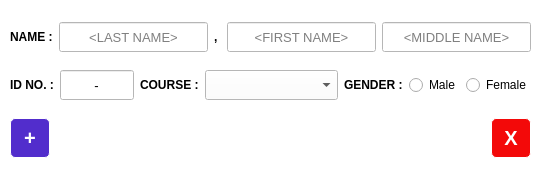
<?xml version="1.0" encoding="UTF-8"?>
<ui version="4.0">
 <class>UIAddEditStudent</class>
 <widget class="QWidget" name="UIAddEditStudent">
  <property name="geometry">
   <rect>
    <x>0</x>
    <y>0</y>
    <width>551</width>
    <height>193</height>
   </rect>
  </property>
  <property name="windowTitle">
   <string>Add Student</string>
  </property>
  <property name="styleSheet">
   <string notr="true">background-color: white;</string>
  </property>
  <widget class="QWidget" name="verticalLayoutWidget">
   <property name="geometry">
    <rect>
     <x>10</x>
     <y>10</y>
     <width>521</width>
     <height>161</height>
    </rect>
   </property>
   <layout class="QVBoxLayout" name="verticalLayout">
    <item>
     <layout class="QHBoxLayout" name="horizontalLayout">
      <item>
       <widget class="QLabel" name="lblName">
        <property name="font">
         <font>
          <family>Segoe UI</family>
         </font>
        </property>
        <property name="text">
         <string>&lt;html&gt;&lt;head/&gt;&lt;body&gt;&lt;p&gt;&lt;span style=&quot; font-weight:600;&quot;&gt;NAME :&lt;/span&gt;&lt;/p&gt;&lt;/body&gt;&lt;/html&gt;</string>
        </property>
        <property name="textFormat">
         <enum>Qt::RichText</enum>
        </property>
       </widget>
      </item>
      <item>
       <widget class="QLineEdit" name="txtLName">
        <property name="minimumSize">
         <size>
          <width>0</width>
          <height>30</height>
         </size>
        </property>
        <property name="maximumSize">
         <size>
          <width>200</width>
          <height>16777215</height>
         </size>
        </property>
        <property name="font">
         <font>
          <family>Segoe UI</family>
          <pointsize>10</pointsize>
          <weight>50</weight>
          <bold>false</bold>
         </font>
        </property>
        <property name="inputMask">
         <string/>
        </property>
        <property name="text">
         <string/>
        </property>
        <property name="maxLength">
         <number>32767</number>
        </property>
        <property name="frame">
         <bool>true</bool>
        </property>
        <property name="alignment">
         <set>Qt::AlignCenter</set>
        </property>
        <property name="placeholderText">
         <string>&lt;LAST NAME&gt;</string>
        </property>
       </widget>
      </item>
      <item>
       <widget class="QLabel" name="label_2">
        <property name="font">
         <font>
          <family>Segoe UI</family>
         </font>
        </property>
        <property name="text">
         <string>&lt;html&gt;&lt;head/&gt;&lt;body&gt;&lt;p&gt;&lt;span style=&quot; font-weight:600;&quot;&gt;, &lt;/span&gt;&lt;/p&gt;&lt;/body&gt;&lt;/html&gt;</string>
        </property>
        <property name="textFormat">
         <enum>Qt::RichText</enum>
        </property>
       </widget>
      </item>
      <item>
       <widget class="QLineEdit" name="txtFName">
        <property name="minimumSize">
         <size>
          <width>0</width>
          <height>30</height>
         </size>
        </property>
        <property name="maximumSize">
         <size>
          <width>200</width>
          <height>16777215</height>
         </size>
        </property>
        <property name="font">
         <font>
          <family>Segoe UI</family>
          <pointsize>10</pointsize>
          <weight>50</weight>
          <bold>false</bold>
         </font>
        </property>
        <property name="inputMask">
         <string/>
        </property>
        <property name="text">
         <string/>
        </property>
        <property name="alignment">
         <set>Qt::AlignCenter</set>
        </property>
        <property name="placeholderText">
         <string>&lt;FIRST NAME&gt;</string>
        </property>
       </widget>
      </item>
      <item>
       <widget class="QLineEdit" name="txtMName">
        <property name="minimumSize">
         <size>
          <width>0</width>
          <height>30</height>
         </size>
        </property>
        <property name="maximumSize">
         <size>
          <width>200</width>
          <height>16777215</height>
         </size>
        </property>
        <property name="font">
         <font>
          <family>Segoe UI</family>
          <pointsize>10</pointsize>
          <weight>50</weight>
          <bold>false</bold>
         </font>
        </property>
        <property name="inputMask">
         <string/>
        </property>
        <property name="text">
         <string/>
        </property>
        <property name="alignment">
         <set>Qt::AlignCenter</set>
        </property>
        <property name="placeholderText">
         <string>&lt;MIDDLE NAME&gt;</string>
        </property>
       </widget>
      </item>
     </layout>
    </item>
    <item>
     <layout class="QHBoxLayout" name="horizontalLayout_3">
      <item>
       <spacer name="horizontalSpacer">
        <property name="orientation">
         <enum>Qt::Horizontal</enum>
        </property>
        <property name="sizeHint" stdset="0">
         <size>
          <width>40</width>
          <height>20</height>
         </size>
        </property>
       </spacer>
      </item>
      <item>
       <widget class="QLabel" name="lblIDNo">
        <property name="font">
         <font>
          <family>Segoe UI</family>
         </font>
        </property>
        <property name="text">
         <string>&lt;html&gt;&lt;head/&gt;&lt;body&gt;&lt;p&gt;&lt;span style=&quot; font-weight:600;&quot;&gt;ID NO. :&lt;/span&gt;&lt;/p&gt;&lt;/body&gt;&lt;/html&gt;</string>
        </property>
        <property name="textFormat">
         <enum>Qt::RichText</enum>
        </property>
       </widget>
      </item>
      <item>
       <widget class="QLineEdit" name="txtIDNo">
        <property name="minimumSize">
         <size>
          <width>0</width>
          <height>30</height>
         </size>
        </property>
        <property name="maximumSize">
         <size>
          <width>200</width>
          <height>16777215</height>
         </size>
        </property>
        <property name="font">
         <font>
          <family>Segoe UI</family>
          <pointsize>10</pointsize>
          <weight>50</weight>
          <bold>false</bold>
         </font>
        </property>
        <property name="inputMask">
         <string>9999-9999</string>
        </property>
        <property name="text">
         <string>-</string>
        </property>
        <property name="alignment">
         <set>Qt::AlignCenter</set>
        </property>
        <property name="placeholderText">
         <string>&lt;ID NO.&gt;</string>
        </property>
       </widget>
      </item>
      <item>
       <widget class="QLabel" name="lblCourse">
        <property name="font">
         <font>
          <family>Segoe UI</family>
         </font>
        </property>
        <property name="text">
         <string>&lt;html&gt;&lt;head/&gt;&lt;body&gt;&lt;p&gt;&lt;span style=&quot; font-weight:600;&quot;&gt;COURSE :&lt;/span&gt;&lt;/p&gt;&lt;/body&gt;&lt;/html&gt;</string>
        </property>
        <property name="textFormat">
         <enum>Qt::RichText</enum>
        </property>
       </widget>
      </item>
      <item>
       <widget class="QComboBox" name="cbxCourse">
        <property name="minimumSize">
         <size>
          <width>133</width>
          <height>30</height>
         </size>
        </property>
        <property name="maximumSize">
         <size>
          <width>200</width>
          <height>16777215</height>
         </size>
        </property>
       </widget>
      </item>
      <item>
       <spacer name="horizontalSpacer_2">
        <property name="orientation">
         <enum>Qt::Horizontal</enum>
        </property>
        <property name="sizeHint" stdset="0">
         <size>
          <width>40</width>
          <height>20</height>
         </size>
        </property>
       </spacer>
      </item>
      <item>
       <widget class="QLabel" name="lblIDNo_2">
        <property name="font">
         <font>
          <family>Segoe UI</family>
         </font>
        </property>
        <property name="text">
         <string>&lt;html&gt;&lt;head/&gt;&lt;body&gt;&lt;p&gt;&lt;span style=&quot; font-weight:600;&quot;&gt;GENDER :&lt;/span&gt;&lt;/p&gt;&lt;/body&gt;&lt;/html&gt;</string>
        </property>
        <property name="textFormat">
         <enum>Qt::RichText</enum>
        </property>
       </widget>
      </item>
      <item>
       <widget class="QRadioButton" name="rbMale">
        <property name="text">
         <string>Male</string>
        </property>
       </widget>
      </item>
      <item>
       <widget class="QRadioButton" name="rbFemale">
        <property name="text">
         <string>Female</string>
        </property>
       </widget>
      </item>
     </layout>
    </item>
    <item>
     <layout class="QHBoxLayout" name="horizontalLayout_2">
      <item>
       <widget class="QPushButton" name="ASUAddBtn">
        <property name="minimumSize">
         <size>
          <width>40</width>
          <height>40</height>
         </size>
        </property>
        <property name="maximumSize">
         <size>
          <width>40</width>
          <height>40</height>
         </size>
        </property>
        <property name="toolTip">
         <string>Add Student</string>
        </property>
        <property name="styleSheet">
         <string notr="true">QPushButton#ASUAddBtn {
    background-color: #522dcc;
    border-style: solid;
    border-width: 1px;
    border-radius: 5px;
    font: bold 20px;
	color: white;
    padding: 6px;
}
QPushButton#ASUAddBtn:pressed {
    background-color: #311199;
    border-style: inset;
}</string>
        </property>
        <property name="text">
         <string>+</string>
        </property>
       </widget>
      </item>
      <item>
       <spacer name="horizontalSpacer_3">
        <property name="orientation">
         <enum>Qt::Horizontal</enum>
        </property>
        <property name="sizeHint" stdset="0">
         <size>
          <width>40</width>
          <height>20</height>
         </size>
        </property>
       </spacer>
      </item>
      <item>
       <spacer name="horizontalSpacer_4">
        <property name="orientation">
         <enum>Qt::Horizontal</enum>
        </property>
        <property name="sizeHint" stdset="0">
         <size>
          <width>40</width>
          <height>20</height>
         </size>
        </property>
       </spacer>
      </item>
      <item>
       <widget class="QPushButton" name="ASUCancelBtn">
        <property name="minimumSize">
         <size>
          <width>40</width>
          <height>40</height>
         </size>
        </property>
        <property name="maximumSize">
         <size>
          <width>40</width>
          <height>40</height>
         </size>
        </property>
        <property name="toolTip">
         <string>Cancel Adding</string>
        </property>
        <property name="styleSheet">
         <string notr="true">QPushButton#ASUCancelBtn {
    background-color: #f30909;
    border-style: solid;
    border-width: 1px;
    border-radius: 5px;
    font: bold 20px;
	color: white;
    padding: 6px;
}
QPushButton#ASUCancelBtn:pressed {
    background-color: #c90a0a;
    border-style: inset;
}</string>
        </property>
        <property name="text">
         <string>X</string>
        </property>
       </widget>
      </item>
     </layout>
    </item>
   </layout>
  </widget>
 </widget>
 <resources/>
 <connections/>
</ui>
